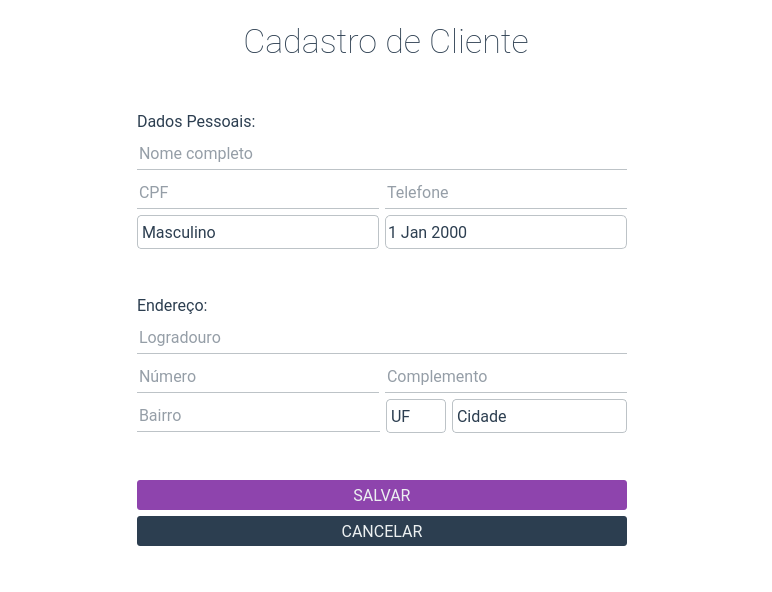
<?xml version="1.0" encoding="UTF-8"?>
<ui version="4.0">
 <class>FormWidget</class>
 <widget class="QWidget" name="FormWidget">
  <property name="geometry">
   <rect>
    <x>0</x>
    <y>0</y>
    <width>772</width>
    <height>592</height>
   </rect>
  </property>
  <property name="windowTitle">
   <string>Form</string>
  </property>
  <property name="styleSheet">
   <string notr="true">/*	QWidget	*/
QWidget{
	color: #2c3e50;
	background-color: #ffffff;
}
/*	QLabel	*/
QLabel{
	font-family: Roboto;
	text-align: center;
	font-size: 16px;
}
QLabel#lblTitle{
	font-family: Roboto;
	font-weight: 100;
	font-size: 34px;
}
QLabel#lblIdentifier{
	color: #ffffff;
}
QLabel#lblStatus{
	font-size: 12px;
	color: #ecf0f1;
}
/*	QLineEdit	*/
QLineEdit{
	height: 32px;
	font-family: Roboto;
	font-size: 16px;
	color: #2c3e50;
	border: 0px;
	border-bottom: 1px solid #bdc3c7;
	selection-background-color: #34495e;
	selection-color: #ffffff;
}
/*	QPushButton	*/
QPushButton{
	font-family: Roboto;
	font-size: 16px;
	font-weight: 300;
	text-align: center;
	color: #ecf0f1;
	border: 0;
	border-radius: 3px;
	background-color: #8e44ad;
}
QPushButton:hover{
	background: #9b59b6;
}
QPushButton#btnCancel{
	background-color: #2c3e50;
}
QPushButton#btnCancel:hover{
	background-color: #34495e;
}
QPushButton#btnEdit{
	font-family: Roboto;
	font-size: 16px;
	font-weight: 300;
	text-align: center;
	color: #ecf0f1;
	border: 0;
	border-radius: 3px;
	background-color: #2980b9;
}
QPushButton#btnEdit:hover{
	background: #3498db;
}
QPushButton#btnRem{
	font-family: Roboto;
	font-size: 16px;
	font-weight: 300;
	text-align: center;
	color: #ecf0f1;
	border: 0;
	border-radius: 3px;
	background-color: #c0392b;
}
QPushButton#btnRem:hover{
	background: #e74c3c;
}
/*	QComboBox	*/
QComboBox{
	height: 32px;
	font-family: Roboto;
	font-size: 16px;
	color: #2c3e50;
	border-radius: 4px;
	border: 1px solid #bdc3c7;
}
QComboBox QAbstractItemView {
	selection-background-color: #2c3e50;
	selection-color: #ffffff;
}
QComboBox::drop-down {
	border: 0;
	border-radius: 4px;
}
QComboBox::down-arrow{   
	image: url(resources/icons/arrows-down.png); 
	width: 14px;
	margin-right: 5px;
}
/*	QDateEdit	*/
QDateEdit{
	height: 32px;
	font-family: Roboto;
	font-size: 16px;
	color: #2c3e50;
	border: 1px solid #bdc3c7;
	border-radius: 5px;
	selection-background-color: #2c3e50;
	selection-color: #ffffff;
}
QDateEdit::drop-down{ border: 0; }
QDateEdit::down-arrow{
	image: url(resources/icons/arrows-down.png); 
	width: 14px;
}
/*	QCalendarWidget	*/
QCalendarWidget {
	font-family: Roboto;
	font-size: 12px;
}
QCalendarWidget QAbstractItemView {
	background-color:#ffffff; 
	selection-background-color: #2c3e50;
	selection-color: #ecf0f1;
}
QCalendarWidget QToolButton {
	border: 0;
	border-radius: 5px;
	icon-size: 20px, 20px;
	image: url(resources/icons/arrows-down.png); 
}
QCalendarWidget QToolButton::menu-arrow {
	width: 14px;
	image: url(resources/icons/arrows-left.png); 
	padding: 20px;
}
QCalendarWidget QToolButton::menu-button {
	width: 14px;
	image: url(resources/icons/arrows-right.png); 
	padding: 20px;
}
QCalendarWidget QToolButton::menu-indicator {
	width: 14px;
	image: url(resources/icons/arrows-down.png); 
	padding: 20px;
}
/*	QSpinBox	*/
QSpinBox::up-button { 
	width: 14px;
	image: url(resources/icons/arrows-up.png); 
}
QSpinBox::down-button { 
	width: 14px;
	image: url(resources/icons/arrows-down.png); 
}
/*	ScrollBar	*/
QScrollBar:vertical{
	width: 5px;
}
QScrollBar::handle:vertical {
	min-height: 10px;
	background-color: #2c3e50;
}
QScrollBar::handle:vertical {
	min-height: 10px;
	background-color: #34495e;
	border: 0;
	border-radius: 2px;
}
/*	QTableWidget	*/
QTableWidget{
	height: 32px;
	font-family: Roboto;
	font-size: 16px;
	border: 1px solid #ecf0f1;
	border-radius: 5px;
	color: #000000;
	background-color: #ffffff;
	alternate-background-color: #ecf0f1;
	selection-background-color: #2c3e50;
}
/*	QHeaderView	*/
QHeaderView::section{
	color: #2c3e50;
	border: 1px solid #bdc3c7;
	border-radius: 1px;
	background-color: #ffffff;
	font-family: Roboto;
	text-align: center;
	font-size:16px;
	height: 32px;
}
/* AboutWidget */
QWidget#AboutWidget QLabel{
	font-family: Roboto;
	font-weight: 100;
	text-align: center;
	font-size: 16px;
}
QWidget#AboutWidget QLabel#lblTitle{
	font-family: Roboto;
	font-weight: 100;
	font-size: 100px;
}
/* QMessageBox */
QMessageBox{
	background-color: #2c3e50;
}
QMessageBox QLabel{
	background-color: #2c3e50;
	color: #ecf0f1;
	font-family: Roboto;
	font-size: 14px;
}
QMessageBox QPushButton{
	border: 0;
	border-radius: 3px;
	background-color: #8e44ad;
	color: #ecf0f1;
    font-family: Roboto;
	font-size: 16px;
	font-weight: 300;
	min-height: 30px;
	min-width: 120px;
}
QMessageBox QPushButton:hover{
	background-color: #9b59b6;
}
QMessageBox QPushButton#btnInformative{
	border: 0;
	border-radius: 3px;
	background-color: #2980b9;
	color: #ecf0f1;
    font-family: Roboto;
	font-size: 16px;
	font-weight: 300;
	min-height: 30px;
	min-width: 120px;
}
QMessageBox QPushButton#btnInformative:hover{
	background-color: #3498db;
}
QMessageBox QPushButton#btnWarning{
	border: 0;
	border-radius: 3px;
	background-color: #c0392b;
	color: #ecf0f1;
    font-family: Roboto;
	font-size: 16px;
	font-weight: 300;
	min-height: 30px;
	min-width: 120px;
}
QMessageBox QPushButton#btnWarning :hover{
	background-color: #e74c3c;
}</string>
  </property>
  <layout class="QVBoxLayout" name="verticalLayout">
   <item>
    <widget class="QLabel" name="lblTitle">
     <property name="sizePolicy">
      <sizepolicy hsizetype="Preferred" vsizetype="Fixed">
       <horstretch>0</horstretch>
       <verstretch>0</verstretch>
      </sizepolicy>
     </property>
     <property name="minimumSize">
      <size>
       <width>0</width>
       <height>60</height>
      </size>
     </property>
     <property name="text">
      <string>Cadastro de Cliente</string>
     </property>
     <property name="alignment">
      <set>Qt::AlignCenter</set>
     </property>
    </widget>
   </item>
   <item>
    <layout class="QHBoxLayout" name="hlStatus">
     <property name="topMargin">
      <number>0</number>
     </property>
     <item>
      <spacer name="hsLeft_2">
       <property name="orientation">
        <enum>Qt::Horizontal</enum>
       </property>
       <property name="sizeHint" stdset="0">
        <size>
         <width>40</width>
         <height>20</height>
        </size>
       </property>
      </spacer>
     </item>
     <item>
      <widget class="QLabel" name="lblStatus">
       <property name="sizePolicy">
        <sizepolicy hsizetype="Fixed" vsizetype="Preferred">
         <horstretch>0</horstretch>
         <verstretch>0</verstretch>
        </sizepolicy>
       </property>
       <property name="minimumSize">
        <size>
         <width>300</width>
         <height>0</height>
        </size>
       </property>
       <property name="text">
        <string/>
       </property>
       <property name="alignment">
        <set>Qt::AlignCenter</set>
       </property>
      </widget>
     </item>
     <item>
      <spacer name="hsRight_2">
       <property name="orientation">
        <enum>Qt::Horizontal</enum>
       </property>
       <property name="sizeHint" stdset="0">
        <size>
         <width>40</width>
         <height>20</height>
        </size>
       </property>
      </spacer>
     </item>
    </layout>
   </item>
   <item>
    <layout class="QHBoxLayout" name="hlCenter">
     <item>
      <spacer name="hsLeft">
       <property name="orientation">
        <enum>Qt::Horizontal</enum>
       </property>
       <property name="sizeHint" stdset="0">
        <size>
         <width>40</width>
         <height>20</height>
        </size>
       </property>
      </spacer>
     </item>
     <item>
      <widget class="QFrame" name="frmContent">
       <property name="minimumSize">
        <size>
         <width>500</width>
         <height>400</height>
        </size>
       </property>
       <layout class="QVBoxLayout" name="verticalLayout_2">
        <property name="leftMargin">
         <number>1</number>
        </property>
        <item>
         <widget class="QLabel" name="lblPersonalData">
          <property name="sizePolicy">
           <sizepolicy hsizetype="Fixed" vsizetype="Maximum">
            <horstretch>0</horstretch>
            <verstretch>0</verstretch>
           </sizepolicy>
          </property>
          <property name="text">
           <string>Dados Pessoais:</string>
          </property>
         </widget>
        </item>
        <item>
         <widget class="QLineEdit" name="txtFullname">
          <property name="maxLength">
           <number>255</number>
          </property>
          <property name="placeholderText">
           <string>Nome completo</string>
          </property>
         </widget>
        </item>
        <item>
         <layout class="QHBoxLayout" name="hl_1">
          <item>
           <widget class="QLineEdit" name="txtCpf">
            <property name="maxLength">
             <number>14</number>
            </property>
            <property name="placeholderText">
             <string>CPF</string>
            </property>
           </widget>
          </item>
          <item>
           <widget class="QLineEdit" name="txtPhone">
            <property name="maxLength">
             <number>15</number>
            </property>
            <property name="placeholderText">
             <string>Telefone</string>
            </property>
           </widget>
          </item>
         </layout>
        </item>
        <item>
         <layout class="QHBoxLayout" name="hl_2">
          <item>
           <widget class="QComboBox" name="cbGender">
            <item>
             <property name="text">
              <string>Masculino</string>
             </property>
            </item>
            <item>
             <property name="text">
              <string>Feminino</string>
             </property>
            </item>
            <item>
             <property name="text">
              <string>Outro</string>
             </property>
            </item>
           </widget>
          </item>
          <item>
           <widget class="QDateEdit" name="dtBirthday">
            <property name="currentSection">
             <enum>QDateTimeEdit::DaySection</enum>
            </property>
            <property name="calendarPopup">
             <bool>true</bool>
            </property>
           </widget>
          </item>
         </layout>
        </item>
        <item>
         <spacer name="vsMiddle_1">
          <property name="orientation">
           <enum>Qt::Vertical</enum>
          </property>
          <property name="sizeHint" stdset="0">
           <size>
            <width>20</width>
            <height>40</height>
           </size>
          </property>
         </spacer>
        </item>
        <item>
         <widget class="QLabel" name="lblAddress">
          <property name="sizePolicy">
           <sizepolicy hsizetype="Fixed" vsizetype="Fixed">
            <horstretch>0</horstretch>
            <verstretch>0</verstretch>
           </sizepolicy>
          </property>
          <property name="text">
           <string>Endereço:</string>
          </property>
         </widget>
        </item>
        <item>
         <widget class="QLineEdit" name="txtStreet">
          <property name="maxLength">
           <number>255</number>
          </property>
          <property name="placeholderText">
           <string>Logradouro</string>
          </property>
         </widget>
        </item>
        <item>
         <layout class="QHBoxLayout" name="hl_3">
          <item>
           <widget class="QLineEdit" name="txtNumber">
            <property name="maxLength">
             <number>255</number>
            </property>
            <property name="placeholderText">
             <string>Número</string>
            </property>
           </widget>
          </item>
          <item>
           <widget class="QLineEdit" name="txtComplement">
            <property name="minimumSize">
             <size>
              <width>225</width>
              <height>0</height>
             </size>
            </property>
            <property name="maxLength">
             <number>255</number>
            </property>
            <property name="placeholderText">
             <string>Complemento</string>
            </property>
           </widget>
          </item>
         </layout>
        </item>
        <item>
         <layout class="QHBoxLayout" name="hl_4">
          <item>
           <widget class="QLineEdit" name="txtDistrict">
            <property name="maxLength">
             <number>255</number>
            </property>
            <property name="placeholderText">
             <string>Bairro</string>
            </property>
           </widget>
          </item>
          <item>
           <widget class="QComboBox" name="cbState">
            <property name="sizePolicy">
             <sizepolicy hsizetype="Fixed" vsizetype="Fixed">
              <horstretch>0</horstretch>
              <verstretch>0</verstretch>
             </sizepolicy>
            </property>
            <property name="minimumSize">
             <size>
              <width>60</width>
              <height>0</height>
             </size>
            </property>
            <property name="editable">
             <bool>false</bool>
            </property>
            <property name="currentText">
             <string>UF</string>
            </property>
            <property name="currentIndex">
             <number>0</number>
            </property>
            <item>
             <property name="text">
              <string>UF</string>
             </property>
            </item>
           </widget>
          </item>
          <item>
           <widget class="QComboBox" name="cbCity">
            <property name="minimumSize">
             <size>
              <width>175</width>
              <height>0</height>
             </size>
            </property>
            <item>
             <property name="text">
              <string>Cidade</string>
             </property>
            </item>
           </widget>
          </item>
         </layout>
        </item>
        <item>
         <spacer name="vsMiddle_2">
          <property name="orientation">
           <enum>Qt::Vertical</enum>
          </property>
          <property name="sizeHint" stdset="0">
           <size>
            <width>20</width>
            <height>40</height>
           </size>
          </property>
         </spacer>
        </item>
        <item>
         <widget class="QPushButton" name="btnSave">
          <property name="minimumSize">
           <size>
            <width>0</width>
            <height>30</height>
           </size>
          </property>
          <property name="text">
           <string>SALVAR</string>
          </property>
         </widget>
        </item>
        <item>
         <widget class="QPushButton" name="btnCancel">
          <property name="minimumSize">
           <size>
            <width>0</width>
            <height>30</height>
           </size>
          </property>
          <property name="text">
           <string>CANCELAR</string>
          </property>
         </widget>
        </item>
       </layout>
      </widget>
     </item>
     <item>
      <spacer name="hsRight">
       <property name="orientation">
        <enum>Qt::Horizontal</enum>
       </property>
       <property name="sizeHint" stdset="0">
        <size>
         <width>40</width>
         <height>20</height>
        </size>
       </property>
      </spacer>
     </item>
    </layout>
   </item>
   <item>
    <widget class="QLabel" name="lblIdentifier">
     <property name="sizePolicy">
      <sizepolicy hsizetype="Preferred" vsizetype="Fixed">
       <horstretch>0</horstretch>
       <verstretch>0</verstretch>
      </sizepolicy>
     </property>
     <property name="minimumSize">
      <size>
       <width>0</width>
       <height>20</height>
      </size>
     </property>
     <property name="text">
      <string/>
     </property>
     <property name="alignment">
      <set>Qt::AlignCenter</set>
     </property>
    </widget>
   </item>
  </layout>
 </widget>
 <tabstops>
  <tabstop>txtFullname</tabstop>
  <tabstop>txtCpf</tabstop>
  <tabstop>txtPhone</tabstop>
  <tabstop>cbGender</tabstop>
  <tabstop>dtBirthday</tabstop>
  <tabstop>txtStreet</tabstop>
  <tabstop>txtNumber</tabstop>
  <tabstop>txtComplement</tabstop>
  <tabstop>txtDistrict</tabstop>
  <tabstop>cbState</tabstop>
  <tabstop>cbCity</tabstop>
  <tabstop>btnSave</tabstop>
  <tabstop>btnCancel</tabstop>
 </tabstops>
 <resources/>
 <connections/>
</ui>
